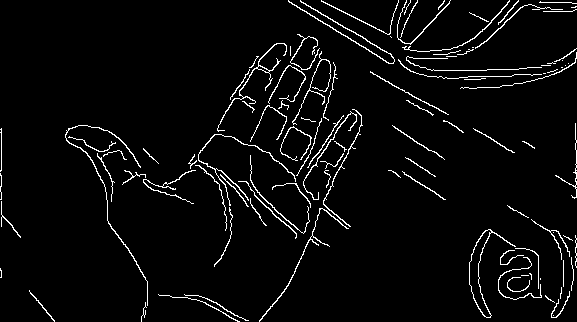
#> input picture images/hand_canny.png, 577 x 322 px
$ python MorphologicalErosion.py
#> lines starting #> are read from the running program, lines starting #| are printed output that depends on the picture; after the words box and inside, x2 and y2 are one past the last pixel; in counts of white or black regions, pixels touching at a corner belong together
import cv2
import numpy as np
from matplotlib import pyplot as plt

img = cv2.imread('images/hand_canny.png', 0)
#> img: shape (322, 577); 4.1% white in thin lines or dots

kernel = np.ones((5, 5), np.uint8)

erosion = cv2.dilate(img, kernel, iterations=1)
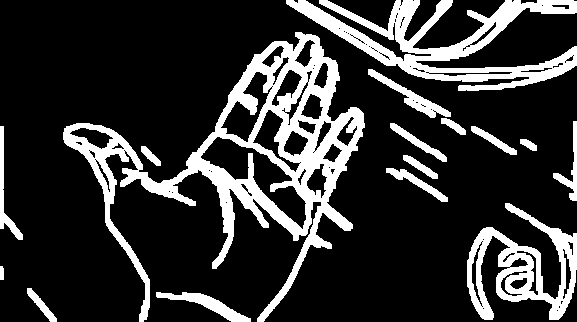
#> erosion: shape (322, 577); 20.1% white; 16 white regions, largest, box (x1, y1, x2, y2) and area: (63, 32, 365, 322) 18304, (286, 0, 577, 91) 8873, (467, 203, 577, 320) 4935

stack = np.hstack((img, erosion))
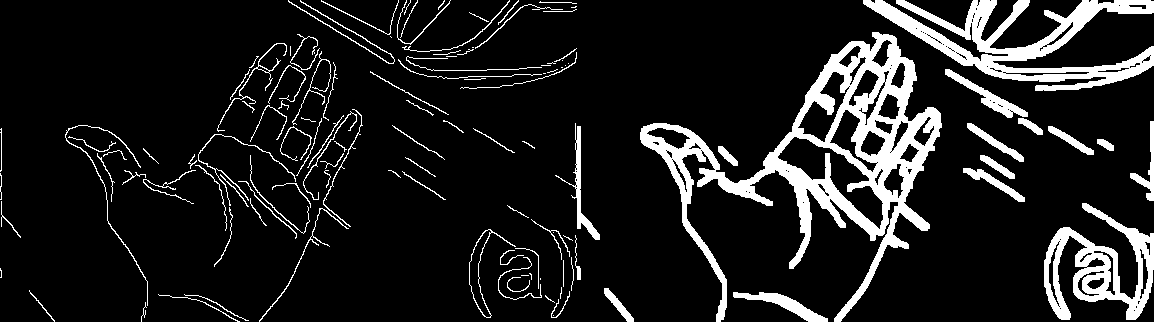
#> stack: shape (322, 1154); 12.1% white; 119 white regions (27 under 20 px), largest, box (x1, y1, x2, y2) and area: (640, 32, 942, 322) 18304, (863, 0, 1154, 91) 8873, (1044, 203, 1154, 320) 4935
cv2.imshow('Morphological Erosion', stack)
cv2.waitKey(0)
cv2.destroyAllWindows()
cv2.imwrite('images/hand_erosion.png', erosion)
